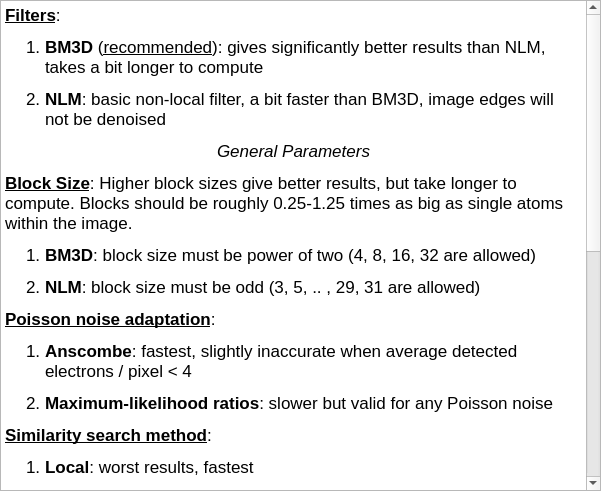
<?xml version="1.0" encoding="UTF-8"?>
<ui version="4.0">
 <class>DenoisingDialogHelp</class>
 <widget class="QWidget" name="DenoisingDialogHelp">
  <property name="geometry">
   <rect>
    <x>0</x>
    <y>0</y>
    <width>601</width>
    <height>491</height>
   </rect>
  </property>
  <property name="windowTitle">
   <string>Information on denoising options</string>
  </property>
  <widget class="QTextBrowser" name="DenoisingDialogHelpTextBrowser">
   <property name="geometry">
    <rect>
     <x>0</x>
     <y>0</y>
     <width>601</width>
     <height>491</height>
    </rect>
   </property>
   <property name="toolTip">
    <string>&lt;html&gt;&lt;head/&gt;&lt;body&gt;&lt;p&gt;Not well tested with BM3D. Try at your own risk.&lt;/p&gt;&lt;/body&gt;&lt;/html&gt;</string>
   </property>
   <property name="html">
    <string>&lt;!DOCTYPE HTML PUBLIC &quot;-//W3C//DTD HTML 4.0//EN&quot; &quot;http://www.w3.org/TR/REC-html40/strict.dtd&quot;&gt;
&lt;html&gt;&lt;head&gt;&lt;meta name=&quot;qrichtext&quot; content=&quot;1&quot; /&gt;&lt;style type=&quot;text/css&quot;&gt;
p, li { white-space: pre-wrap; }
&lt;/style&gt;&lt;/head&gt;&lt;body style=&quot; font-family:'Lucida Grande'; font-size:13pt; font-weight:400; font-style:normal;&quot;&gt;
&lt;p style=&quot; margin-top:12px; margin-bottom:12px; margin-left:0px; margin-right:0px; -qt-block-indent:0; text-indent:0px;&quot;&gt;&lt;span style=&quot; font-weight:600; text-decoration: underline;&quot;&gt;Filters&lt;/span&gt;:&lt;/p&gt;
&lt;ol style=&quot;margin-top: 0px; margin-bottom: 0px; margin-left: 0px; margin-right: 0px; -qt-list-indent: 1;&quot;&gt;&lt;li style=&quot; margin-top:12px; margin-bottom:12px; margin-left:0px; margin-right:0px; -qt-block-indent:0; text-indent:0px;&quot;&gt;&lt;span style=&quot; font-weight:600;&quot;&gt;BM3D &lt;/span&gt;(&lt;span style=&quot; text-decoration: underline;&quot;&gt;recommended&lt;/span&gt;): gives significantly better results than NLM, takes a bit longer to compute&lt;/li&gt;
&lt;li style=&quot; margin-top:12px; margin-bottom:12px; margin-left:0px; margin-right:0px; -qt-block-indent:0; text-indent:0px;&quot;&gt;&lt;span style=&quot; font-weight:600;&quot;&gt;NLM&lt;/span&gt;: basic non-local filter, a bit faster than BM3D, image edges will not be denoised&lt;/li&gt;&lt;/ol&gt;
&lt;p align=&quot;center&quot; style=&quot; margin-top:12px; margin-bottom:12px; margin-left:0px; margin-right:0px; -qt-block-indent:0; text-indent:0px;&quot;&gt;&lt;span style=&quot; font-style:italic;&quot;&gt;General Parameters&lt;/span&gt;&lt;/p&gt;
&lt;p style=&quot; margin-top:12px; margin-bottom:12px; margin-left:0px; margin-right:0px; -qt-block-indent:0; text-indent:0px;&quot;&gt;&lt;span style=&quot; font-weight:600; text-decoration: underline;&quot;&gt;Block Size&lt;/span&gt;: Higher block sizes give better results, but take longer to compute. Blocks should be roughly 0.25-1.25 times as big as single atoms within the image.&lt;/p&gt;
&lt;ol style=&quot;margin-top: 0px; margin-bottom: 0px; margin-left: 0px; margin-right: 0px; -qt-list-indent: 1;&quot;&gt;&lt;li style=&quot; margin-top:12px; margin-bottom:12px; margin-left:0px; margin-right:0px; -qt-block-indent:0; text-indent:0px;&quot;&gt;&lt;span style=&quot; font-weight:600;&quot;&gt;BM3D&lt;/span&gt;: block size must be power of two (4, 8, 16, 32 are allowed)&lt;/li&gt;
&lt;li style=&quot; margin-top:12px; margin-bottom:12px; margin-left:0px; margin-right:0px; -qt-block-indent:0; text-indent:0px;&quot;&gt;&lt;span style=&quot; font-weight:600;&quot;&gt;NLM&lt;/span&gt;: block size must be odd (3, 5, .. , 29, 31 are allowed)&lt;/li&gt;&lt;/ol&gt;
&lt;p style=&quot; margin-top:12px; margin-bottom:12px; margin-left:0px; margin-right:0px; -qt-block-indent:0; text-indent:0px;&quot;&gt;&lt;span style=&quot; font-weight:600; text-decoration: underline;&quot;&gt;Poisson noise adaptation&lt;/span&gt;:&lt;/p&gt;
&lt;ol style=&quot;margin-top: 0px; margin-bottom: 0px; margin-left: 0px; margin-right: 0px; -qt-list-indent: 1;&quot;&gt;&lt;li style=&quot; margin-top:12px; margin-bottom:12px; margin-left:0px; margin-right:0px; -qt-block-indent:0; text-indent:0px;&quot;&gt;&lt;span style=&quot; font-weight:600;&quot;&gt;Anscombe&lt;/span&gt;: fastest, slightly inaccurate when average detected electrons / pixel &amp;lt; 4&lt;/li&gt;
&lt;li style=&quot; margin-top:12px; margin-bottom:12px; margin-left:0px; margin-right:0px; -qt-block-indent:0; text-indent:0px;&quot;&gt;&lt;span style=&quot; font-weight:600;&quot;&gt;Maximum-likelihood ratios&lt;/span&gt;: slower but valid for any Poisson noise&lt;/li&gt;&lt;/ol&gt;
&lt;p style=&quot; margin-top:12px; margin-bottom:12px; margin-left:0px; margin-right:0px; -qt-block-indent:0; text-indent:0px;&quot;&gt;&lt;span style=&quot; font-weight:600; text-decoration: underline;&quot;&gt;Similarity search method&lt;/span&gt;:&lt;/p&gt;
&lt;ol style=&quot;margin-top: 0px; margin-bottom: 0px; margin-left: 0px; margin-right: 0px; -qt-list-indent: 1;&quot;&gt;&lt;li style=&quot; margin-top:12px; margin-bottom:12px; margin-left:0px; margin-right:0px; -qt-block-indent:0; text-indent:0px;&quot;&gt;&lt;span style=&quot; font-weight:600;&quot;&gt;Local&lt;/span&gt;: worst results, fastest &lt;/li&gt;
&lt;li style=&quot; margin-top:12px; margin-bottom:12px; margin-left:0px; margin-right:0px; -qt-block-indent:0; text-indent:0px;&quot;&gt;&lt;span style=&quot; font-weight:600;&quot;&gt;Global&lt;/span&gt;: good results, by far the slowest&lt;/li&gt;
&lt;li style=&quot; margin-top:12px; margin-bottom:12px; margin-left:0px; margin-right:0px; -qt-block-indent:0; text-indent:0px;&quot;&gt;&lt;span style=&quot; font-weight:600;&quot;&gt;Periodic &lt;/span&gt;(&lt;span style=&quot; text-decoration: underline;&quot;&gt;recommended&lt;/span&gt;): best results for periodic crystals or single dislocations, nearly as fast as &lt;span style=&quot; font-weight:600;&quot;&gt;Local&lt;/span&gt;&lt;/li&gt;
&lt;li style=&quot; margin-top:12px; margin-bottom:12px; margin-left:0px; margin-right:0px; -qt-block-indent:0; text-indent:0px;&quot;&gt;&lt;span style=&quot; font-weight:600;&quot;&gt;Uniform periodic&lt;/span&gt; (BM3D only): best results for extreme noise (max. detected electrons/pixel &amp;lt; 8) and periodic crystals or single dislocations, slightly slower than &lt;span style=&quot; font-weight:600;&quot;&gt;Periodic&lt;/span&gt;&lt;/li&gt;&lt;/ol&gt;
&lt;p style=&quot; margin-top:12px; margin-bottom:12px; margin-left:0px; margin-right:0px; -qt-block-indent:0; text-indent:0px;&quot;&gt;&lt;span style=&quot; font-weight:600; text-decoration: underline;&quot;&gt;Scan distortion correction method&lt;/span&gt;: not well tested with BM3D, try at your own risk&lt;/p&gt;
&lt;p align=&quot;center&quot; style=&quot; margin-top:12px; margin-bottom:12px; margin-left:0px; margin-right:0px; -qt-block-indent:0; text-indent:0px;&quot;&gt;&lt;span style=&quot; font-style:italic;&quot;&gt;Block-matching and 3D filtering (BM3D) specific parameters&lt;/span&gt;&lt;/p&gt;
&lt;p style=&quot; margin-top:12px; margin-bottom:12px; margin-left:0px; margin-right:0px; -qt-block-indent:0; text-indent:0px;&quot;&gt;&lt;span style=&quot; font-weight:600; text-decoration: underline;&quot;&gt;Profile&lt;/span&gt;:&lt;/p&gt;
&lt;ol style=&quot;margin-top: 0px; margin-bottom: 0px; margin-left: 0px; margin-right: 0px; -qt-list-indent: 1;&quot;&gt;&lt;li style=&quot; margin-top:12px; margin-bottom:12px; margin-left:0px; margin-right:0px; -qt-block-indent:0; text-indent:0px;&quot;&gt;&lt;span style=&quot; font-weight:600;&quot;&gt;Normal&lt;/span&gt; (&lt;span style=&quot; text-decoration: underline;&quot;&gt;recommended&lt;/span&gt;): very good results, moderate computation time&lt;/li&gt;
&lt;li style=&quot; margin-top:12px; margin-bottom:12px; margin-left:0px; margin-right:0px; -qt-block-indent:0; text-indent:0px;&quot;&gt;&lt;span style=&quot; font-weight:600;&quot;&gt;Low complexity&lt;/span&gt;: poor results, very fast&lt;/li&gt;
&lt;li style=&quot; margin-top:12px; margin-bottom:12px; margin-left:0px; margin-right:0px; -qt-block-indent:0; text-indent:0px;&quot;&gt;&lt;span style=&quot; font-weight:600;&quot;&gt;High quality&lt;/span&gt;: might be better than &lt;span style=&quot; font-weight:600;&quot;&gt;Normal&lt;/span&gt;, but is also slower&lt;/li&gt;&lt;/ol&gt;
&lt;p align=&quot;center&quot; style=&quot; margin-top:12px; margin-bottom:12px; margin-left:0px; margin-right:0px; -qt-block-indent:0; text-indent:0px;&quot;&gt;Non-local Means (NLM) specific parameters&lt;/p&gt;
&lt;p style=&quot; margin-top:12px; margin-bottom:12px; margin-left:0px; margin-right:0px; -qt-block-indent:0; text-indent:0px;&quot;&gt;&lt;span style=&quot; font-weight:600; text-decoration: underline;&quot;&gt;Filter parameter&lt;/span&gt;: adjust to noise power (choosing higher values for stronger denoising), too high values result in blurred images&lt;/p&gt;&lt;/body&gt;&lt;/html&gt;</string>
   </property>
  </widget>
 </widget>
 <resources/>
 <connections/>
</ui>
